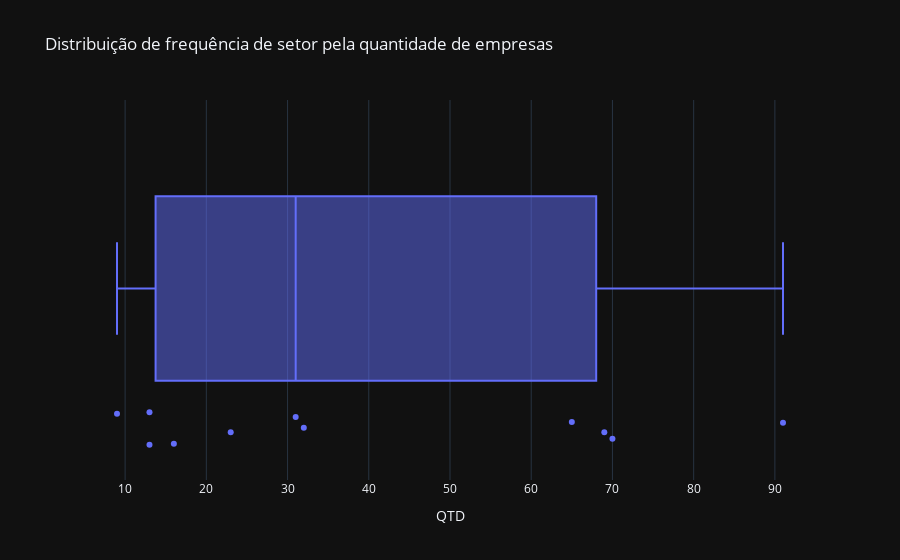

The cell this chart's notebook holds for it:
### Markdown cell above
### Distribuição

### Code cell
# Plot gráfico da dispersão dos dados
fig = px.box(data_frame=f, 
             template='plotly_dark', 
             x='QTD', 
             points='all', 
             title='Distribuição de frequência de setor pela quantidade de empresas')
fig.show()

### Figure 1 — Plotly figure (JSON) as saved in the notebook; plotly's stock layout.template omitted (floating-point values rounded to 4 significant figures)
{"data": [{"alignmentgroup": "True", "boxpoints": "all", "hovertemplate": "QTD=%{x}<extra></extra>", "legendgroup": "", "marker": {"color": "#636efa"}, "name": "", "notched": false, "offsetgroup": "", "orientation": "h", "showlegend": false, "type": "box", "x": [91, 70, 69, 65, 32, 31, 23, 16, 13, 13, 9], "x0": " ", "xaxis": "x", "y0": " ", "yaxis": "y"}], "layout": {"boxmode": "group", "legend": {"tracegroupgap": 0}, "title": {"text": "Distribuição de frequência de setor pela quantidade de empresas"}, "xaxis": {"anchor": "y", "domain": [0, 1], "title": {"text": "QTD"}}, "yaxis": {"anchor": "x", "domain": [0, 1]}}}
